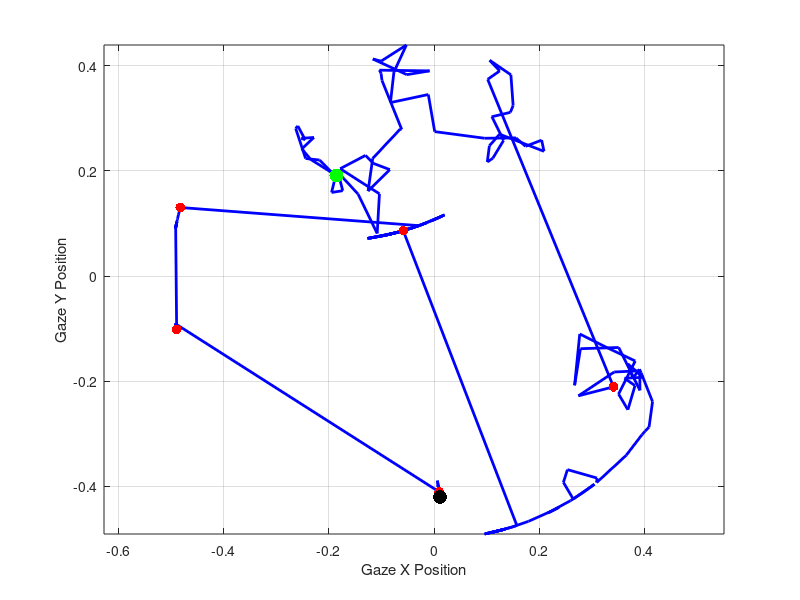
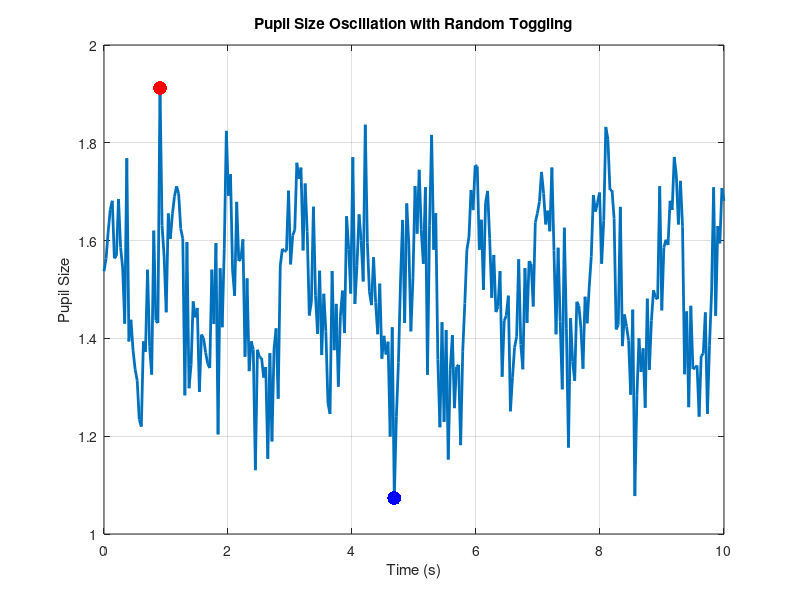

These charts were generated, in order, by the following MATLAB code: (Note: this script raises an error after producing the figures.)
clc;
clear all;
close all;
rng(0)


% Total duration and frames
duration = 10;  % seconds
fps = 30;       % frames per second
num_frames = duration * fps;  % total number of frames

% ********** Smooth Gaze Movements Using Brownian Motion **********
% Initialize gaze positions with zeros
gaze_x_smooth = zeros(1, num_frames);
gaze_y_smooth = zeros(1, num_frames);

% Define the radius of the eyeball (limit for the iris)
eye_radius = 0.5;

% Brownian motion parameters
step_size = 0.04;  % Adjust step size for smooth motion (can adjust this)

% Generate random steps for Brownian motion
for i = 2:num_frames
    % Random step in x and y directions (small increments)
    gaze_x_smooth(i) = gaze_x_smooth(i-1) + step_size * randn();
    gaze_y_smooth(i) = gaze_y_smooth(i-1) + step_size * randn();
    
    % Calculate the distance of the new gaze position from the center (0, 0)
    distance_from_center = sqrt(gaze_x_smooth(i)^2 + gaze_y_smooth(i)^2);
    
    % Check if the new position is outside the boundary of the eyeball
    if distance_from_center > eye_radius
        % Scale the position back so that it lies within the boundary
        scale_factor = eye_radius / distance_from_center;
        gaze_x_smooth(i) = gaze_x_smooth(i) * scale_factor;
        gaze_y_smooth(i) = gaze_y_smooth(i) * scale_factor;
    end
end

% ********** Center Gaze Positions Around 0 **********
% Subtract the mean from the gaze positions to ensure the mean is 0
gaze_x_smooth = gaze_x_smooth - mean(gaze_x_smooth);
gaze_y_smooth = gaze_y_smooth - mean(gaze_y_smooth);

% ********** Jerky Movements **********
% We'll introduce jerky movements every 1 to 2 seconds
jerky_amplitude = 0.6;  % Amplitude of jerky movements (can adjust this)
jerk_intervals = randi([fps, 2*fps], 1, floor(duration/2));  % Random intervals for jerks
jerk_times = cumsum(jerk_intervals);  % Cumulative times for when jerks happen
jerk_times(jerk_times > num_frames) = [];  % Remove any jerks beyond the duration

% Apply jerky movements at specified intervals
for i = 1:length(jerk_times)
    % Pick a random angle for the jerky jump (to randomize direction)
    random_angle = 2 * pi * rand();
    jerk_x = jerky_amplitude * cos(random_angle);  % Jerky jump in x direction
    jerk_y = jerky_amplitude * sin(random_angle);  % Jerky jump in y direction
    
    % Override the smooth gaze with the jerky movement at the specified time
    jerk_frame = jerk_times(i);
    new_gaze_x = gaze_x_smooth(jerk_frame:end) + jerk_x;
    new_gaze_y = gaze_y_smooth(jerk_frame:end) + jerk_y;
    
    % Reapply boundary constraints to jerky movements
    for j = jerk_frame:num_frames
        distance_from_center = sqrt(new_gaze_x(j-jerk_frame+1)^2 + new_gaze_y(j-jerk_frame+1)^2);
        if distance_from_center > eye_radius
            scale_factor = eye_radius / distance_from_center;
            new_gaze_x(j-jerk_frame+1) = new_gaze_x(j-jerk_frame+1) * scale_factor;
            new_gaze_y(j-jerk_frame+1) = new_gaze_y(j-jerk_frame+1) * scale_factor;
        end
    end
    
    gaze_x_smooth(jerk_frame:end) = new_gaze_x;
    gaze_y_smooth(jerk_frame:end) = new_gaze_y;
end

% ********** Plot on Cartesian Coordinates **********
figure;
plot(gaze_x_smooth, gaze_y_smooth, 'b-', 'LineWidth', 2);  % Plot the combined x and y trajectory
hold on;
scatter(gaze_x_smooth(jerk_times), gaze_y_smooth(jerk_times), 50, 'r', 'filled');  % Highlight jerky movements

% Add labels and title
xlabel('Gaze X Position');
ylabel('Gaze Y Position');
axis equal;  % Ensure equal scaling on both axes
grid on;

% Mark the start and end points for clarity
scatter(gaze_x_smooth(1), gaze_y_smooth(1), 100, 'g', 'filled');  % Start point (green)
scatter(gaze_x_smooth(end), gaze_y_smooth(end), 100, 'k', 'filled');  % End point (black)

%legend({'Gaze Path', 'Jerky Movements', 'Start', 'End'});


% ********** Generate Pupil Sizes **********
% Parameters for sinusoidal oscillation
pupil_mean = 1.5;     % Mean pupil size
pupil_amplitude = 0.3; % Amplitude of pupil size change
pupil_freq = 1;       % Frequency of pupil oscillation (1 cycle per second)

% Time vector for sinusoidal pupil size oscillation
t = linspace(0, duration, num_frames);

% Generate smooth sinusoidal oscillation for pupil size
pupil_sizes = pupil_mean + pupil_amplitude * sin(2 * pi * pupil_freq * t);

% ********** Add Random Toggling **********
% Toggle probability and amplitude
toggle_prob = 0.05;  % Probability of a random toggle at each frame (5% chance)
toggle_amplitude = 0.2;  % Amplitude of the random toggles

amplitude_variation = 0.2 * randn(1, num_frames);  % Add variability to amplitude
pupil_sizes = pupil_mean + (pupil_amplitude + amplitude_variation) .* sin(2 * pi * pupil_freq * t);

% Add Random Toggling
for i = 1:num_frames
    if rand() < toggle_prob
        toggle = toggle_amplitude * (2 * rand() - 1);  % Random value in [-toggle_amplitude, toggle_amplitude]
        pupil_sizes(i) = pupil_sizes(i) + toggle;
    end
end

pupil_sizes = 0.5.*(pupil_sizes+[pupil_sizes(100:end), pupil_sizes(1:99)]);

% ********** Plot Pupil Sizes Over Time **********
figure;
plot(t, pupil_sizes, 'LineWidth', 2);
xlabel('Time (s)');
ylabel('Pupil Size');
title('Pupil Size Oscillation with Random Toggling');
grid on;

% Mark the min and max points for clarity
[~, min_index] = min(pupil_sizes);
[~, max_index] = max(pupil_sizes);
hold on;
scatter(t(min_index), pupil_sizes(min_index), 100, 'b', 'filled');  % Mark min
scatter(t(max_index), pupil_sizes(max_index), 100, 'r', 'filled');  % Mark max
%legend({'Pupil Size', 'Min Size', 'Max Size'});



% Now you can use these gaze_x_smooth and gaze_y_smooth in your rotating_eye function.
gaze_positions = [gaze_x_smooth', gaze_y_smooth'];  
gaze_positions = gaze_positions.* .3;

pupil_sizes;

Fs = 1000;  % Sampling frequency (Hz)
Fc = 50;    % Cutoff frequency (Hz)

% Design a low-pass filter
[b, a] = butter(2, Fc/(Fs/2), 'low');  % 2nd-order low-pass Butterworth filter

% Apply the filter to your signal
pupil_sizes = filtfilt(b, a, pupil_sizes);
 

%% Prepare jerk trace

% Initialize logical array for jerk movements (true for jerk, false for smooth)
jerk_trace = false(1, num_frames);

% Mark the jerk frames
for i = 1:length(jerk_times)
    % Specify how long the jerk movement lasts (e.g., for a fixed duration)
    jerk_duration = fps / 6;  % Example: jerk lasts for half a second (adjust as needed)
    
    % Mark the frames affected by the jerk
    jerk_start = jerk_times(i);
    jerk_end = min(jerk_start + jerk_duration - 1, num_frames);  % Ensure it doesn't exceed the total number of frames
    jerk_trace(jerk_start:jerk_end) = true;
end


%%
% % Call the function to display two eyes


rotating_eyes(gaze_positions, pupil_sizes, eye_radius, jerk_trace);

function rotating_eyes(gaze_positions, pupil_sizes, eye_radius, jerk_indices)

    % Create VideoWriter objects for each figure
    video1 = VideoWriter('video1.mp4', 'MPEG-4');
    video2 = VideoWriter('video2.mp4', 'MPEG-4');
    video3 = VideoWriter('video3.mp4', 'MPEG-4');
    video4 = VideoWriter('video4.mp4', 'MPEG-4');
    
    % Set frame rate (optional, default is 30)
    video1.FrameRate = 15;
    video2.FrameRate = 15;
    video3.FrameRate = 15;
    video4.FrameRate = 15;
    
    % Open the video files
    open(video1);
    open(video2);
    open(video3);
    open(video4);


    figure1 = figure(1);
    figure2 = figure(2);
    figure3 = figure(3);
    figure4 = figure(4);

    background_img = imread('/Users/rje257/Desktop/generic_image.jpeg'); 

    % Convert to double for calculation, then back to uint8 after adjusting contrast
    background_img = im2double(background_img);
    
    % Scale pixel values towards the mean
    mean_val = mean(background_img(:));  % Compute the overall mean
    scaling_factor = 0.5;  % Lower this value to reduce contrast more (0 to 1)
    
    % Adjust contrast by scaling values towards the mean
    low_contrast_img = mean_val + scaling_factor * (background_img - mean_val);
    
    % Convert back to uint8
    background_img = im2uint8(low_contrast_img);
    
    % Get the size of the image
    [img_height, img_width, ~] = size(background_img);
    
    % Crop the image to the largest square possible (centered)
    if img_width > img_height
        % If the width is larger, crop the sides
        crop_x_start = floor((img_width - img_height) / 2) + 1;
        crop_x_end = crop_x_start + img_height - 1;
        background_img_cropped = background_img(:, crop_x_start:crop_x_end, :);
    else
        % If the height is larger or equal, no need to crop the height (or crop vertically similarly)
        background_img_cropped = background_img;
    end
    %background_img_cropped = flipud(background_img_cropped);

    % new mini image
    [img_height, img_width, ~] = size(background_img_cropped);
    new_size = round(img_width / 4);
    start_x = round((img_width - new_size) / 2);
    start_y = round((img_height - new_size) / 2);

    background_img_cropped_zoom = background_img_cropped(start_y:(start_y + new_size - 1), start_x:(start_x + new_size - 1), :);

    fps = 30; 
    % Total duration and frames
    num_frames = size(gaze_positions, 1);  % Total number of frames

    % Create the figure window for the eyes
    figure(figure1);
    %subplot(1,2,1);  % Subplot for eye movements
    set(figure1, 'Color', 'w')
    axis equal;
    axis([-2 3 -1.5 1.5]);
    %axis([-3 3 -1.5 1.5]);  % Set axis limits
    hold on;
    axis off;  % Hide the axis
    
    % Subplot for the real-time gaze trajectory
    %subplot(1,2,2);  % Subplot for gaze positions
    figure(figure2);
    hold on;
    xlabel('Gaze X Position', 'FontSize', 18);
    ylabel('Gaze Y Position', 'FontSize', 18);
    title('Gaze Positions with Jerky Movements');
    set(figure2, 'Color', 'w')
    axis equal;
    axis([-1 1 -1 1]);  % Adjust based on the gaze limits
    xticks([])
    yticks([])
    grid on;
    
    %Display the image in the background, scaled to fit [-1, 1] range
    imagesc([-1, 1], [-1, 1], background_img_cropped);
    hold on;  % Ensure plotting happens on top of the image
    
    % Set the axis limits to match the normalized range
    axis([-1, 1, -1, 1]);
    
    % Set the axis limits to match the centered image size
    set(gca,'YDir','reverse'); 

    % Eyeball (white circle)
    theta = linspace(0, 2*pi, 100);
    x_eye = cos(theta);
    y_eye = sin(theta);

    % Iris (brown oval)
    iris_radius_x = 0.5;
    iris_radius_y = 0.5;
    iris_color = [0.6 0.3 0];  % Brownish color

    % Default Pupil (black oval) size
    default_pupil_radius_x = 0.1;
    default_pupil_radius_y = 0.1;
    pupil_color = 'k';  % Black color

    figure(figure3);
    imagesc([-1, 1], [-1, 1], background_img_cropped);
    hold on;
    %title('Zoomed in');
    axis equal;
    axis([-.25 .25 -.25 .25]);  % Adjust based on the gaze limits
    set(figure3, 'Color', 'w')
    xticks([])
    yticks([])
    set(gca,'YDir','reverse'); 
    %grid on;

    figure(figure4)
    set(figure4, 'Color', 'w')
    ylim([1.1, 2])
    xlim([0 300])
    yticks([])
    xticks([])
    axis equal;

    % Initialize real-time plot for gaze positions
    figure(figure2);
    h_gaze = scatter(0, 0, 100, 'k+', 'LineWidth', 4);  % Blue for smooth trajectory

    %h_jerk = scatter(0, 0, 100, 'k+', 'LineWidth', 4); %scatter([], [], 50, 'r', 'filled');  % Red for jerky movements

    figure(figure3);
    h_gaze2 = scatter(0, 0, 400, 'k+', 'LineWidth', 4);

    % Loop through each gaze position and update the iris, pupil, and gaze trajectory
    for i = 1:num_frames
        % Get the current gaze position
        gaze_x = gaze_positions(i, 1);  % Gaze position on x-axis
        gaze_y = gaze_positions(i, 2);  % Gaze position on y-axis
        
        % Get the current pupil size
        pupil_scale = pupil_sizes(i);  % Scale factor for pupil size
        
        % Calculate the distance of the new gaze position from the center (0, 0)
        distance_from_center = sqrt(gaze_x^2 + gaze_y^2);
        
        % Check if the new position is outside the boundary of the eyeball
        if distance_from_center > eye_radius
            % Scale the position back so that it lies within the boundary
            scale_factor = eye_radius / distance_from_center;
            gaze_x = gaze_x * scale_factor;
            gaze_y = gaze_y * scale_factor;
        end

        % Clear the previous iris and pupil
        %subplot(1,2,1);
        figure(1)
        cla;
        
        % *************** First Eye (Left Eye) ***************
        % Redraw the first eyeball
        fill(x_eye, y_eye, 'w', 'EdgeColor', 'k');  % White circle with black border
        
        % Calculate new iris position based on the gaze offset for the first eye
        iris_x = iris_radius_x * cos(theta) + gaze_x;
        iris_y = iris_radius_y * sin(theta) + gaze_y;
        
        % Calculate new pupil position based on the gaze offset for the first eye
        % Adjust the size of the pupil based on the scale factor
        pupil_radius_x = default_pupil_radius_x * pupil_scale;
        pupil_radius_y = default_pupil_radius_y * pupil_scale;
        
        pupil_x = pupil_radius_x * cos(theta) + gaze_x;
        pupil_y = pupil_radius_y * sin(theta) + gaze_y;

        % Draw the iris for the first eye
        fill(iris_x, iris_y, iris_color, 'EdgeColor', 'none');  % Brown oval
        
        % Draw the pupil for the first eye with updated size
        fill(pupil_x, pupil_y, pupil_color, 'EdgeColor', 'none');  % Black oval

        % *************** Second Eye (Right Eye) ***************
        % Redraw the second eyeball (shifted by eye_offset)
        fill(x_eye + 2, y_eye, 'w', 'EdgeColor', 'k');  % White circle with black border
        
        % Calculate new iris position for the second eye
        iris_x_2 = iris_radius_x * cos(theta) + gaze_x + 2;  % Shift by 2 for second eye
        iris_y_2 = iris_radius_y * sin(theta) + gaze_y;
        
        % Calculate new pupil position for the second eye
        pupil_x_2 = pupil_radius_x * cos(theta) + gaze_x + 2;
        pupil_y_2 = pupil_radius_y * sin(theta) + gaze_y;

        % Draw the iris for the second eye
        fill(iris_x_2, iris_y_2, iris_color, 'EdgeColor', 'none');  % Brown oval
        
        % Draw the pupil for the second eye with updated size
        fill(pupil_x_2, pupil_y_2, pupil_color, 'EdgeColor', 'none');  % Black oval
        axis tight;

        % ********** Update the Cartesian plot with current gaze **********
        %subplot(1,2,2);
        figure(figure2);
        % Update smooth trajectory in real-time
        if jerk_indices(i)
            % Plot the jerky segment in red
            set(h_gaze, 'XData', gaze_positions(i, 1), 'YData', -1*gaze_positions(i, 2), 'CData', [1 1 1]);
            hold on
        else
            % Plot the smooth segment in blue
            set(h_gaze, 'XData', gaze_positions(i, 1), 'YData', -1*gaze_positions(i, 2), 'CData', [1 1 1]);
            hold on
        end
        
        current_time = i / fps;
        title(sprintf('Time: %.2f s', current_time), 'FontSize', 18);
        
        % If current position is a jerky movement, plot it in red
%         if ismember(i, jerk_indices)
%             h_jerk.XData = [h_jerk.XData, gaze_x];
%             h_jerk.YData = [h_jerk.YData, gaze_y];
%         end

        figure(figure3);

        if i~=1 && i~=length(jerk_indices)
            if jerk_indices(i) %(jerk_indices(i+1)) % %|| %|| (jerk_indices(i-1)) % jerk_indices(i) %
                plot([gaze_positions(i-1, 1) gaze_positions(i, 1)], [-1*gaze_positions(i-1, 2) -1*gaze_positions(i, 2)], 'r-', 'LineWidth', 2);  % Plot the combined x and y trajectory
                hold on;
            else
                plot([gaze_positions(i-1, 1) gaze_positions(i, 1)], [-1*gaze_positions(i-1, 2) -1*gaze_positions(i, 2)], 'b-', 'LineWidth', 2);  % Plot the combined x and y trajectory
                hold on
            end
        end

        set(h_gaze2, 'XData', gaze_positions(i, 1), 'YData', -1*gaze_positions(i, 2), 'CData', [1 1 1]);
        uistack(h_gaze2,'top')
        hold on

        figure(figure4)
        if i~=num_frames && i~=1
            plot(1:i, pupil_sizes(1:i), 'k', 'LineWidth', 2); 
            xlim([0 300])
            ylim([1.1 2])
            xticks([])
            yticks([])
            hold on
        end

        % Capture each frame for the videos
        frame1 = getframe(figure1);
        frame2 = getframe(figure2);
        frame3 = getframe(figure3);
        frame4 = getframe(figure4);
        
        % Write the frames to the video files
        writeVideo(video1, frame1);
        writeVideo(video2, frame2);
        writeVideo(video3, frame3);
        writeVideo(video4, frame4);

        % Pause for animation effect
        pause(0.1);
    end
    
    % Mark the start and end points
    %scatter(gaze_positions(1, 1), gaze_positions(1, 2), 100, 'g', 'filled');  % Start point
    %scatter(gaze_positions(end, 1), gaze_positions(end, 2), 100, 'k', 'filled');  % End point
    
    %legend({'Smooth Gaze Path', 'Jerky Movements', 'Start', 'End'});

close(video1);
close(video2);
close(video3);

end
